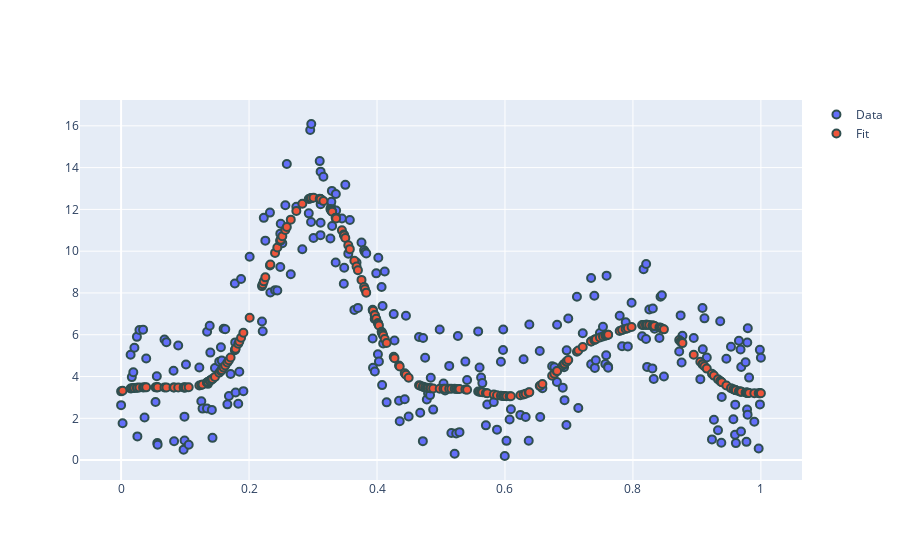

Notebook source saved alongside this figure:
### Markdown cell above
**Test for  Multi Peak Data**

### Code cell
import numpy as np
import plotly.graph_objects as go
from stareg.star_model import StarModel
x = np.random.random(250)
x.sort()
x = (x - x.min()) / (x.max() - x.min())
noise = np.random.random(250)*1.25
y_true = 10*np.exp(-(x-0.3)**2 / 0.01 ) + 4*np.exp(-(x-0.8)**2/0.01)
y = y_true + noise*5
n_param = 25
descr = ( ("s(1)", "multi-peak", n_param, (0.1, 1000), "equidistant"), )
M = StarModel(description=descr)
M.fit(X=x.reshape(-1,1), y=y, plot_=True)

### Figure 1 — Plotly figure (JSON) as saved in the notebook; plotly's stock layout.template omitted (floating-point values rounded to 4 significant figures; data arrays with more than 128 entries replaced by an {"elided": "..."} marker saying what was removed)
{"data": [{"marker": {"line": {"color": "DarkSlateGrey", "width": 2}, "size": 8}, "mode": "markers", "name": "Data", "type": "scatter", "x": {"elided": "250 float values"}, "y": {"elided": "250 float values"}}, {"marker": {"line": {"color": "DarkSlateGrey", "width": 2}, "size": 8}, "mode": "markers", "name": "Fit", "type": "scatter", "x": {"elided": "250 float values"}, "y": {"elided": "250 float values"}}], "layout": {"autosize": true, "xaxis": {"autorange": true, "range": [-0.06392, 1.064], "type": "linear"}, "yaxis": {"autorange": true, "range": [-1.066, 17.35], "type": "linear"}}}
